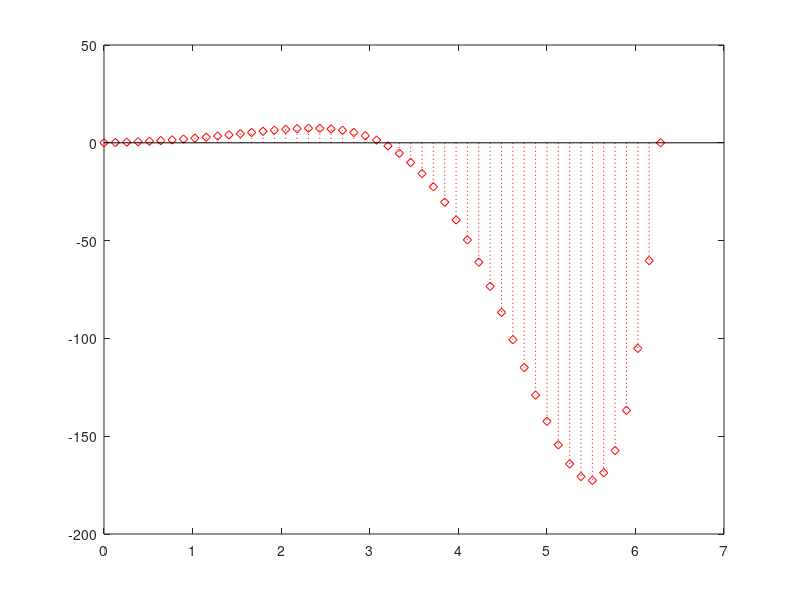

Write the MATLAB code that produced this figure.
%=============================================================================
% Copyright (c) 2016-present Allan CORNET (Nelson)
%=============================================================================
% This file is part of Nelson.
%=============================================================================
% LICENCE_BLOCK_BEGIN
% SPDX-License-Identifier: LGPL-3.0-or-later
% LICENCE_BLOCK_END
%=============================================================================
% <--ADV-CLI MODE-->
%=============================================================================
f = figure();
X = linspace(0, 2 * pi, 50)';
Y = (exp(X) .* sin(X));
h = stem(X, Y, ':diamondr');
close all
%=============================================================================
